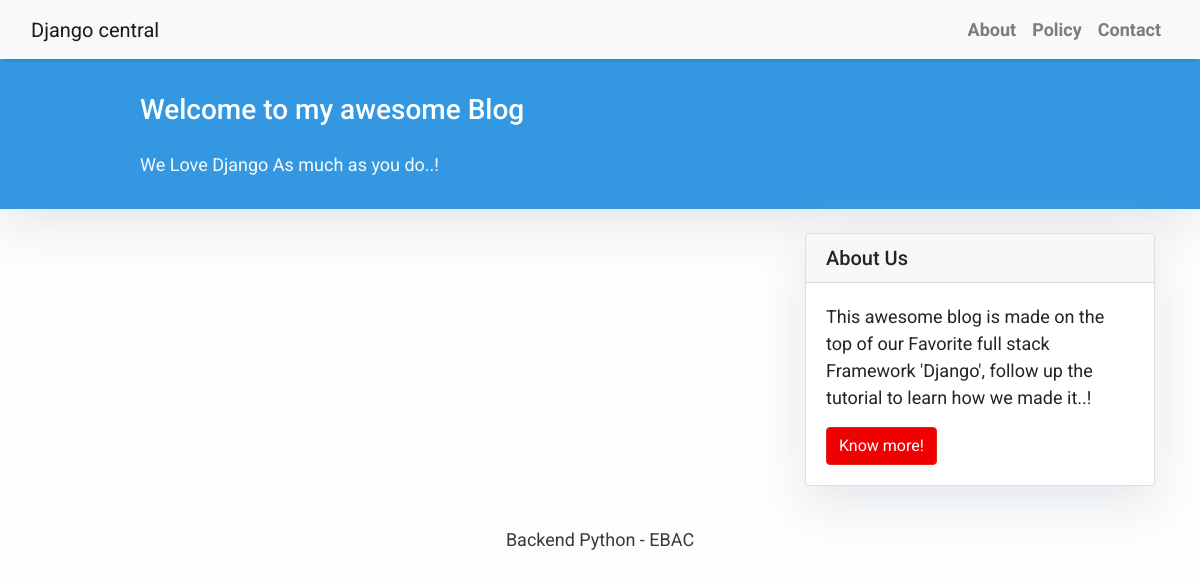
Before: / with the older database file.
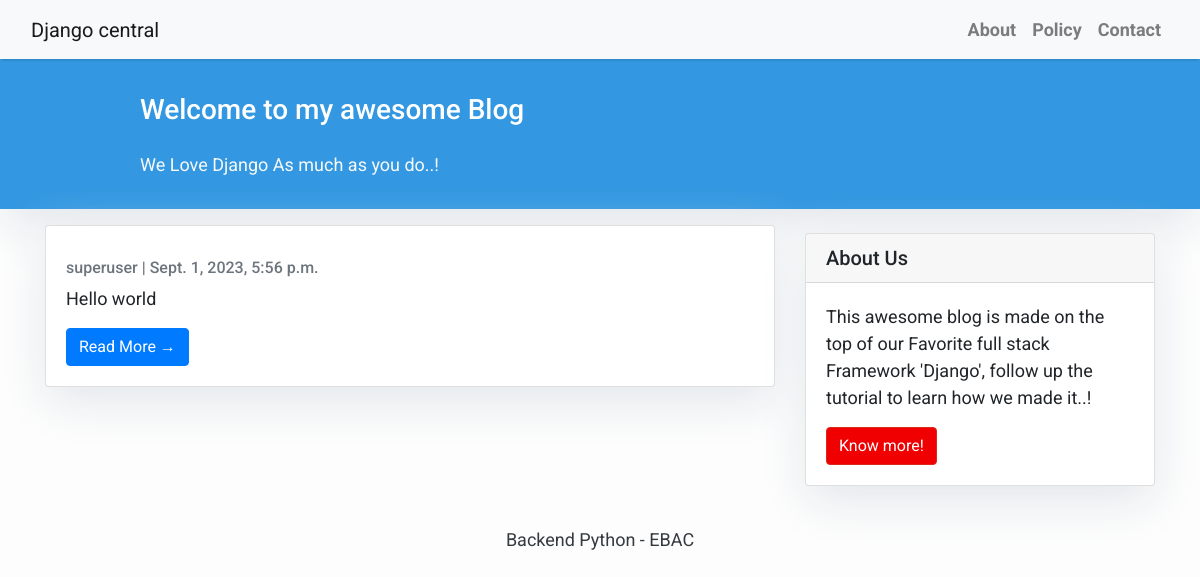
After: the same page with the newer database file.
### clone/models.py (models this page shows, shortened)
class Posts(models.Model):
    tittle = models.CharField(max_length=200, unique=True)
    slug = models.SlugField(max_length=200, unique=True)
    author = models.ForeignKey(User, on_delete=models.CASCADE, related_name="blog_posts")
    updated_on = models.DateTimeField(default=datetime.datetime.now)
    content = models.TextField()
    created_on = models.DateTimeField(auto_now_add=True)
    status = models.IntegerField(choices=STATUS, default=0)
    id = models.IntegerField(primary_key=True, editable=False)
    class Meta:
        ordering = ['-created_on']

class User(AbstractUser):
    pass

### clone/views.py (the view)
# urls.py: path("", views.index, name="index"),
def index(request):
    queueset = Posts.objects.filter(status=1).order_by("-created_on")
    return render(request, "clone/index2.html", {"post_list": queueset})

### clone/templates/clone/index2.html (shortened to what this page needs)
{% extends "clone/base.html" %}
{% block content %}
<header class="masthead">
    <div class="container">
        <div class="row">
            <div class=" col-md-8 col-md-10 mx-auto">
                <div class="site-heading">
                    <h3 class=" site-heading my-4 mt-3 text-white"> Welcome to my awesome Blog </h3>
                    <p class="text-light">We Love Django As much as you do..! &nbsp
                    </p>
                </div>
            </div>
        </div>
    </div>
</header>
<div class="container">
    <div class="row">
        <div class="col-md-8 mt-3 left">
            {% for post in post_list %}
            <div class="card mb-4">
                <div class="card-body">
                    <p class="card-text text-muted h6">{{ post.author }} | {{ post.created_on}} </p>
                    <p class="card-text">{{post.content|slice:":200" }}</p>
                    <a href="{% url 'post_detail' post.slug  %}" class="btn btn-primary">Read More &rarr;</a>
                </div>
            </div>
            {% endfor %}
        </div>
        {% block sidebar %} {% include 'clone/sidebar.html' %} {% endblock sidebar %}
    </div>
</div>
{%endblock%}

Changed rows visible on the page:
added Posts: author "superuser", created_on "Sept. 1, 2023, 5:56 p.m.", content "Hello world"
